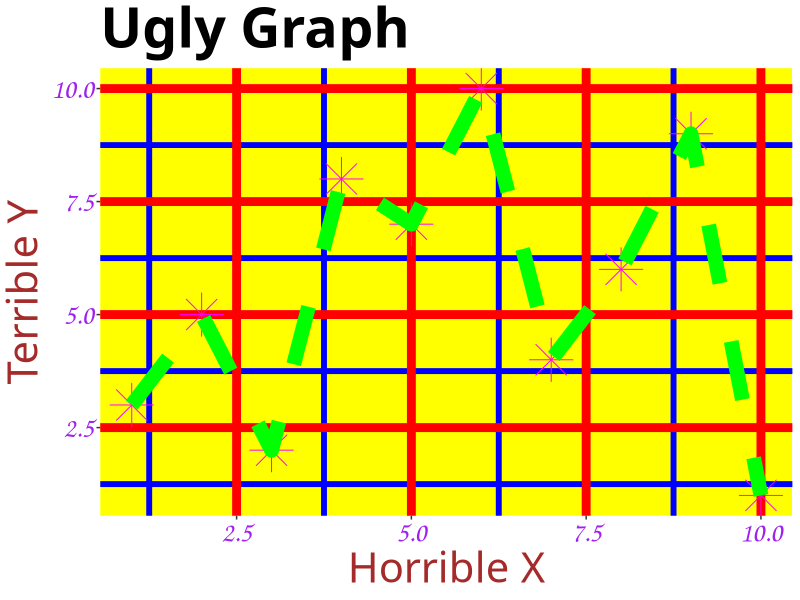

Reproduce this figure in R.
library(ggplot2)

# Create some random data
data <- data.frame(
  x = 1:10,
  y = c(3, 5, 2, 8, 7, 10, 4, 6, 9, 1)
)

# Create the ugly plot
ggplot(data, aes(x, y)) +
  geom_point(size = 10, shape = 8, color = "#FF00FF") +  # Neon pink star-shaped points
  geom_line(size = 5, linetype = "dashed", color = "#00FF00") +  # Neon green thick dashed line
  theme(
    panel.background = element_rect(fill = "yellow"),  # Yellow background
    panel.grid.major = element_line(color = "red", size = 3),  # Thick red grid lines
    panel.grid.minor = element_line(color = "blue", size = 2),  
    axis.text = element_text(size = 20, family = "Comic Sans MS", color = "purple"),
    axis.title = element_text(size = 30, family = "Papyrus", color = "brown"),  
    plot.title = element_text(size = 40, family = "Wingdings", color = "black", face = "bold") 
  ) +
  labs(title = "Ugly Graph", x = "Horrible X", y = "Terrible Y")
